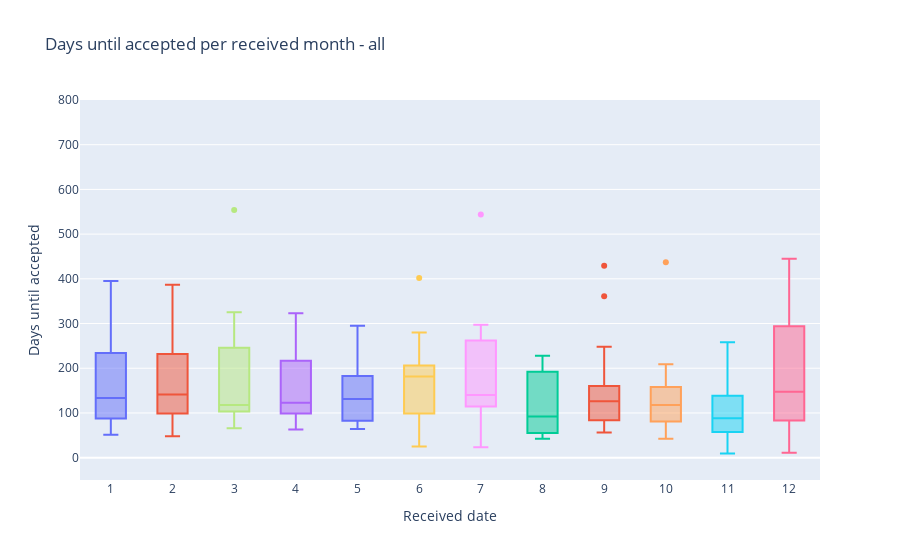

The code cell stored with this chart in its notebook:
### Code cell
def plot_accepted_pm(data, title):
    fig = go.Figure(layout_yaxis_range=[-50,800])
    for month in data.received_month.unique():
        fig.add_trace(go.Box(x=data['received_month'][data['received_month'] == month],
                                y=data['between'][data['received_month'] == month],
                                name=month))

    # style
    fig.update_xaxes(categoryorder='array', categoryarray=np.arange(0,13,1))
    fig.update_layout(
        title={'text': f"Days until accepted per received month - {title}"},
                    xaxis_title="Received date",
                    yaxis_title="Days until accepted",
                    showlegend=False)

    fig.show()
    # fig.to_image(format="png", engine="kaleido")
    # fig.write_image(f"results/per_journal_{title}.png") # requires kaleido package
plot_accepted_pm(df, "all")

### Figure 1 — Plotly figure (JSON) as saved in the notebook; plotly's stock layout.template omitted (floating-point values rounded to 4 significant figures)
{"data": [{"name": "1", "type": "box", "x": ["1", "1", "1", "1", "1", "1", "1", "1", "1", "1", "1", "1"], "y": [98, 82, 51, 201, 395, 180, 364, 66, 267, 162, 93, 105]}, {"name": "2", "type": "box", "x": ["2", "2", "2", "2", "2", "2", "2", "2", "2", "2", "2", "2", "2", "2", "2"], "y": [54, 387, 236, 96, 257, 116, 141, 137, 108, 48, 220, 237, 198, 211, 70]}, {"name": "8", "type": "box", "x": ["8", "8", "8", "8", "8", "8", "8", "8", "8", "8"], "y": [214, 118, 42, 228, 192, 66, 146, 55, 61, 49]}, {"name": "4", "type": "box", "x": ["4", "4", "4", "4", "4", "4", "4", "4", "4", "4", "4", "4", "4", "4", "4", "4"], "y": [323, 101, 223, 93, 216, 96, 106, 63, 193, 75, 112, 134, 250, 217, 161, 106]}, {"name": "10", "type": "box", "x": ["10", "10", "10", "10", "10", "10", "10", "10", "10", "10", "10"], "y": [158, 437, 135, 158, 70, 107, 118, 42, 209, 96, 76]}, {"name": "11", "type": "box", "x": ["11", "11", "11", "11", "11", "11", "11", "11", "11"], "y": [88, 128, 22, 116, 87, 69, 169, 258, 9]}, {"name": "12", "type": "box", "x": ["12", "12", "12", "12", "12", "12", "12", "12", "12", "12", "12", "12", "12", "12"], "y": [83, 106, 132, 163, 194, 280, 294, 11, 445, 81, 40, 335, 295, 83]}, {"name": "3", "type": "box", "x": ["3", "3", "3", "3", "3", "3", "3", "3", "3", "3", "3", "3", "3", "3"], "y": [128, 554, 289, 174, 108, 103, 104, 325, 98, 150, 75, 66, 103, 246]}, {"name": "7", "type": "box", "x": ["7", "7", "7", "7", "7", "7", "7", "7", "7", "7", "7", "7", "7"], "y": [222, 254, 140, 297, 287, 183, 544, 127, 23, 100, 81, 123, 119]}, {"name": "6", "type": "box", "x": ["6", "6", "6", "6", "6", "6", "6", "6", "6", "6", "6", "6", "6", "6", "6", "6", "6", "6"], "y": [218, 201, 179, 188, 176, 125, 78, 84, 205, 180, 43, 249, 402, 25, 183, 206, 280, 99]}, {"name": "5", "type": "box", "x": ["5", "5", "5", "5", "5", "5", "5", "5", "5", "5", "5", "5", "5", "5", "5"], "y": [82, 201, 64, 293, 152, 120, 162, 183, 77, 131, 84, 181, 295, 74, 99]}, {"name": "9", "type": "box", "x": ["9", "9", "9", "9", "9", "9", "9", "9", "9", "9", "9", "9", "9", "9", "9", "9", "9"], "y": [106, 361, 429, 143, 171, 126, 77, 56, 146, 70, 144, 116, 248, 79, 157, 107, 85]}], "layout": {"showlegend": false, "title": {"text": "Days until accepted per received month - all"}, "xaxis": {"categoryarray": [0, 1, 2, 3, 4, 5, 6, 7, 8, 9, 10, 11, 12], "categoryorder": "array", "title": {"text": "Received date"}}, "yaxis": {"range": [-50, 800], "title": {"text": "Days until accepted"}}}}
